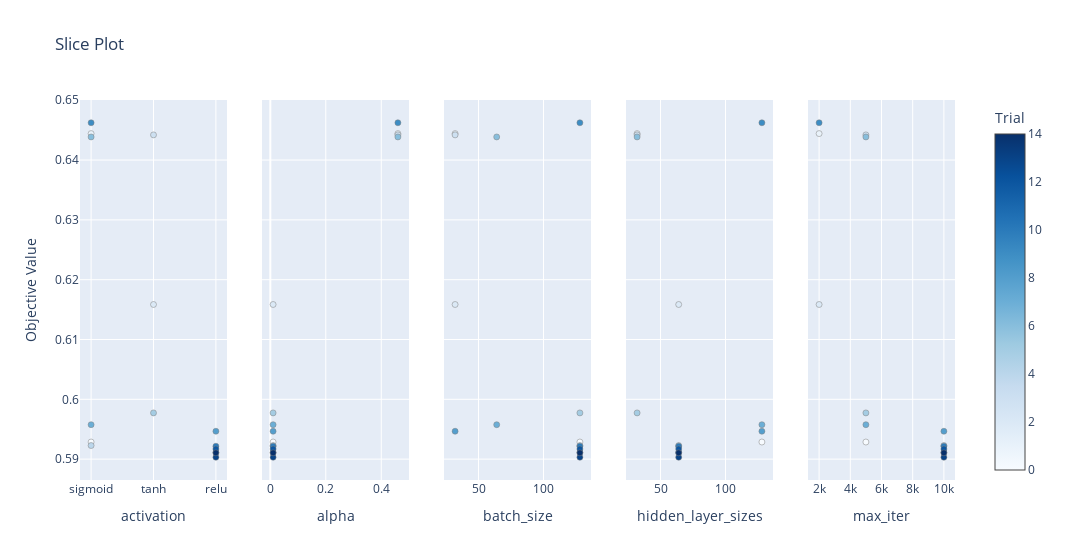

This figure's notebook cell:
### Code cell
optuna.visualization.plot_slice(study_1)

### Figure 1 — Plotly figure (JSON) as saved in the notebook; plotly's stock layout.template omitted (floating-point values rounded to 4 significant figures)
{"data": [{"marker": {"color": [0, 1, 2, 3, 4, 5, 6, 7, 8, 9, 10, 11, 12, 13, 14], "colorbar": {"title": {"text": "Trial"}, "x": 1, "xpad": 40}, "colorscale": [[0, "rgb(247,251,255)"], [0.125, "rgb(222,235,247)"], [0.25, "rgb(198,219,239)"], [0.375, "rgb(158,202,225)"], [0.5, "rgb(107,174,214)"], [0.625, "rgb(66,146,198)"], [0.75, "rgb(33,113,181)"], [0.875, "rgb(8,81,156)"], [1, "rgb(8,48,107)"]], "line": {"color": "Grey", "width": 0.5}, "showscale": true}, "mode": "markers", "showlegend": false, "type": "scatter", "x": ["sigmoid", "sigmoid", "tanh", "tanh", "sigmoid", "tanh", "sigmoid", "sigmoid", "relu", "sigmoid", "relu", "relu", "relu", "relu", "relu"], "xaxis": "x", "y": [0.5929, 0.6444, 0.6159, 0.6442, 0.5923, 0.5977, 0.6439, 0.5958, 0.5947, 0.6462, 0.5922, 0.5911, 0.5917, 0.5903, 0.5911], "yaxis": "y"}, {"marker": {"color": [0, 1, 2, 3, 4, 5, 6, 7, 8, 9, 10, 11, 12, 13, 14], "colorbar": {"title": {"text": "Trial"}, "x": 1, "xpad": 40}, "colorscale": [[0, "rgb(247,251,255)"], [0.125, "rgb(222,235,247)"], [0.25, "rgb(198,219,239)"], [0.375, "rgb(158,202,225)"], [0.5, "rgb(107,174,214)"], [0.625, "rgb(66,146,198)"], [0.75, "rgb(33,113,181)"], [0.875, "rgb(8,81,156)"], [1, "rgb(8,48,107)"]], "line": {"color": "Grey", "width": 0.5}, "showscale": false}, "mode": "markers", "showlegend": false, "type": "scatter", "x": [0.01, 0.46, 0.01, 0.46, 0.01, 0.01, 0.46, 0.01, 0.01, 0.46, 0.01, 0.01, 0.01, 0.01, 0.01], "xaxis": "x2", "y": [0.5929, 0.6444, 0.6159, 0.6442, 0.5923, 0.5977, 0.6439, 0.5958, 0.5947, 0.6462, 0.5922, 0.5911, 0.5917, 0.5903, 0.5911], "yaxis": "y2"}, {"marker": {"color": [0, 1, 2, 3, 4, 5, 6, 7, 8, 9, 10, 11, 12, 13, 14], "colorbar": {"title": {"text": "Trial"}, "x": 1, "xpad": 40}, "colorscale": [[0, "rgb(247,251,255)"], [0.125, "rgb(222,235,247)"], [0.25, "rgb(198,219,239)"], [0.375, "rgb(158,202,225)"], [0.5, "rgb(107,174,214)"], [0.625, "rgb(66,146,198)"], [0.75, "rgb(33,113,181)"], [0.875, "rgb(8,81,156)"], [1, "rgb(8,48,107)"]], "line": {"color": "Grey", "width": 0.5}, "showscale": false}, "mode": "markers", "showlegend": false, "type": "scatter", "x": [128, 32, 32, 32, 128, 128, 64, 64, 32, 128, 128, 128, 128, 128, 128], "xaxis": "x3", "y": [0.5929, 0.6444, 0.6159, 0.6442, 0.5923, 0.5977, 0.6439, 0.5958, 0.5947, 0.6462, 0.5922, 0.5911, 0.5917, 0.5903, 0.5911], "yaxis": "y3"}, {"marker": {"color": [0, 1, 2, 3, 4, 5, 6, 7, 8, 9, 10, 11, 12, 13, 14], "colorbar": {"title": {"text": "Trial"}, "x": 1, "xpad": 40}, "colorscale": [[0, "rgb(247,251,255)"], [0.125, "rgb(222,235,247)"], [0.25, "rgb(198,219,239)"], [0.375, "rgb(158,202,225)"], [0.5, "rgb(107,174,214)"], [0.625, "rgb(66,146,198)"], [0.75, "rgb(33,113,181)"], [0.875, "rgb(8,81,156)"], [1, "rgb(8,48,107)"]], "line": {"color": "Grey", "width": 0.5}, "showscale": false}, "mode": "markers", "showlegend": false, "type": "scatter", "x": [128, 32, 64, 32, 64, 32, 32, 128, 128, 128, 64, 64, 64, 64, 64], "xaxis": "x4", "y": [0.5929, 0.6444, 0.6159, 0.6442, 0.5923, 0.5977, 0.6439, 0.5958, 0.5947, 0.6462, 0.5922, 0.5911, 0.5917, 0.5903, 0.5911], "yaxis": "y4"}, {"marker": {"color": [0, 1, 2, 3, 4, 5, 6, 7, 8, 9, 10, 11, 12, 13, 14], "colorbar": {"title": {"text": "Trial"}, "x": 1, "xpad": 40}, "colorscale": [[0, "rgb(247,251,255)"], [0.125, "rgb(222,235,247)"], [0.25, "rgb(198,219,239)"], [0.375, "rgb(158,202,225)"], [0.5, "rgb(107,174,214)"], [0.625, "rgb(66,146,198)"], [0.75, "rgb(33,113,181)"], [0.875, "rgb(8,81,156)"], [1, "rgb(8,48,107)"]], "line": {"color": "Grey", "width": 0.5}, "showscale": false}, "mode": "markers", "showlegend": false, "type": "scatter", "x": [5000, 2000, 2000, 5000, 10000, 5000, 5000, 5000, 10000, 2000, 10000, 10000, 10000, 10000, 10000], "xaxis": "x5", "y": [0.5929, 0.6444, 0.6159, 0.6442, 0.5923, 0.5977, 0.6439, 0.5958, 0.5947, 0.6462, 0.5922, 0.5911, 0.5917, 0.5903, 0.5911], "yaxis": "y5"}], "layout": {"title": {"text": "Slice Plot"}, "width": 1500, "xaxis": {"anchor": "y", "domain": [0, 0.168], "title": {"text": "activation"}}, "xaxis2": {"anchor": "y2", "domain": [0.208, 0.376], "title": {"text": "alpha"}}, "xaxis3": {"anchor": "y3", "domain": [0.416, 0.584], "title": {"text": "batch_size"}}, "xaxis4": {"anchor": "y4", "domain": [0.624, 0.792], "title": {"text": "hidden_layer_sizes"}}, "xaxis5": {"anchor": "y5", "domain": [0.832, 1], "title": {"text": "max_iter"}}, "yaxis": {"anchor": "x", "domain": [0, 1], "title": {"text": "Objective Value"}}, "yaxis2": {"anchor": "x2", "domain": [0, 1], "matches": "y", "showticklabels": false}, "yaxis3": {"anchor": "x3", "domain": [0, 1], "matches": "y", "showticklabels": false}, "yaxis4": {"anchor": "x4", "domain": [0, 1], "matches": "y", "showticklabels": false}, "yaxis5": {"anchor": "x5", "domain": [0, 1], "matches": "y", "showticklabels": false}}}
